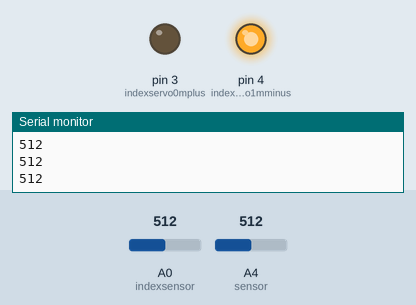
A sketch run on a simulated Arduino Uno, built with avr-gcc and run on an emulated ATmega328P. On the bench: output pins drawn as LEDs (lit = HIGH), the last lines printed to the serial monitor. Inputs (shaded band) come from the test bench; at power-on: A4 (sensor) = 512, A0 (indexsensor) = 512.

Above: at 1.2 s.
1.3 s: A4 (sensor) set to 582
2.8 s: A4 (sensor) set to 611
At 4.0 s:
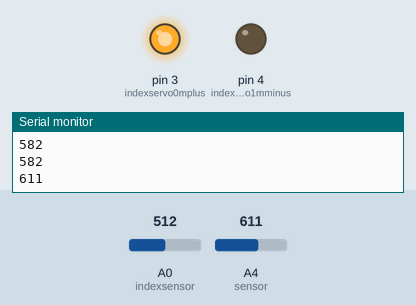
4.3 s: A0 (indexsensor) set to 786
5.8 s: A0 (indexsensor) set to 815
At 6.5 s:
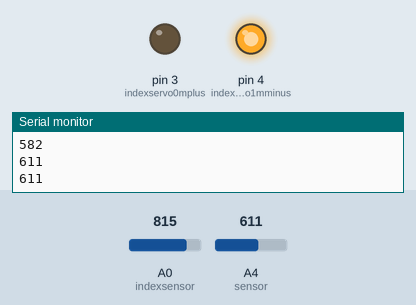
7.3 s: A0 (indexsensor) set to 790
At 7.7 s:
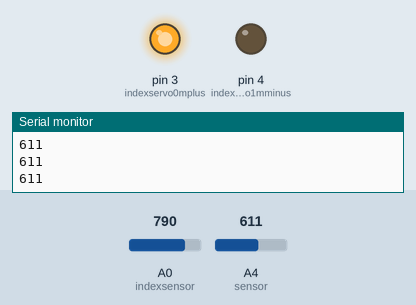
Timing chart, 0 to 9.8 s (numbered marks = the images above; inputs shaded):
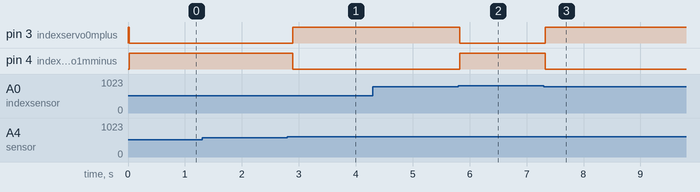

The sketch:

Demo.ino
```cpp
// Capstone: EMG Controlled Prosthetic Hand
// Main Author: Sidrah Noor
// Team Members: Tong Xu, Naushaba Fatima
// Board: Arduino UNO
// Programmer: AVRISP mkll
// Note: This is the demo code for a single finger movement.
// Explanation of code:  The code reads the value / position of the actuator from index sensor. The two servo pins are used to move the Actuator.
//The primary input is an EMG signal that varies from 0 - 628, when the sensor value is high, it indicates a change in position.

///////////////////////////////////////////////////// Variable Declaration ////////////////////////////////////////////////////////////////////

        int indexsensor = A0; //connected to P
        int indexservo0mplus = 3; //conneted to M+
        int indexservo1mminus = 4; //connected to M-
        int MIN = 14; //actuator value ranges from 14 to 600, 950 -1000 when it is fully open otherwise closed
        int MAX = 800;
        int sensMax = 600;
        int prevActuator = 0;
        int prevSensor = 0;

///////////////////////////////////////////////////// Initial Setup //////////////////////////////////////////////////////////////////////////
        void setup() {
          Serial.begin(9600); // initialize serial communication at 9600 bits per second:
          pinMode(indexsensor, INPUT);
          pinMode(indexservo0mplus, OUTPUT);
          pinMode(indexservo1mminus, OUTPUT);
          digitalWrite(indexservo0mplus, HIGH);
          digitalWrite(indexservo1mminus, LOW);

        }

        void loop() {

          int sensorValue = analogRead(A4); //read the EMG sensor value
          Serial.println(sensorValue);
           delay(25);

          //  sensorValue = constrain(sensorValue, MIN, MAX);
          int actuatorState = analogRead(indexsensor);  //read the current position of the actuator

          if (actuatorState < MAX && sensorValue < sensMax) { //if the actuator is closed, and the sensor value is not telling it to change
            digitalWrite(indexservo1mminus, HIGH); //remain close
            digitalWrite(indexservo0mplus, LOW);
            delay(50);
            loop();
          }

          if (actuatorState > MAX && sensorValue < sensMax) { //if the actuator is open, and the sensor value is not telling it to change
            digitalWrite(indexservo1mminus, LOW); //remain open
            digitalWrite(indexservo0mplus, HIGH);
            delay(50);
            loop();
          }

          if (actuatorState < MAX && sensorValue > sensMax) { //if the actuator is closed, and the sensor value is telling it to change
           while(actuatorState <MAX){
            digitalWrite(indexservo1mminus, LOW); // open
            digitalWrite(indexservo0mplus, HIGH);
            actuatorState = analogRead(indexsensor);  //read the current position of the actuator
           }
            loop();

          }

          if (actuatorState > MAX && sensorValue > sensMax) { //if the actuator is open, and the sensor value is telling it to change
            while (actuatorState > MAX){
            digitalWrite(indexservo1mminus, HIGH); //close
            digitalWrite(indexservo0mplus, LOW);
            actuatorState = analogRead(indexsensor);  //read the current position of the actuator
            }
            loop();
     }


        }
```

Measured:
- the behaviour switches between 600 and 601 on A4 (sensor) (found by bisection; images 0 and 1)
- the behaviour switches between 800 and 801 on A0 (indexsensor) (found by bisection; images 1 and 2)
- after the input at 2.8 s, pin 3 (indexservo0mplus): LOW → HIGH after 0.09 s; pin 4 (indexservo1mminus): HIGH → LOW after 0.09 s
- after the input at 4.3 s, every drawn part: stays the same
- after the input at 5.8 s, pin 3 (indexservo0mplus): HIGH → LOW at once; pin 4 (indexservo1mminus): LOW → HIGH at once
- after the input at 7.3 s, pin 3 (indexservo0mplus): LOW → HIGH at once; pin 4 (indexservo1mminus): HIGH → LOW at once
